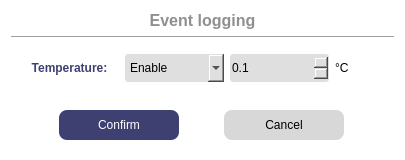
<?xml version="1.0" encoding="UTF-8"?>
<ui version="4.0">
 <class>WEventLoggingTemperature</class>
 <widget class="QDialog" name="WEventLoggingTemperature">
  <property name="geometry">
   <rect>
    <x>0</x>
    <y>0</y>
    <width>405</width>
    <height>160</height>
   </rect>
  </property>
  <property name="windowTitle">
   <string>Log data period configuration</string>
  </property>
  <property name="styleSheet">
   <string notr="true">#WEventLoggingTemperature {
 background-color:white;
 border-radius: 5px;
}
#label{
 color: #3E4072;
 font-weight: 800;
}
#buttonBox{
 background-color: #3E4072;
}
#label_Title{
 color: #8F8F8F;
 font-weight: 600;
}
QComboBox, 
QSpinBox,
QDoubleSpinBox {
 background-color:#DFDFDF;
 border-radius: 3px;
}
QComboBox{ 
 color: black;
}
#pushButton_Confirm,
#pushButton_Cancel {
 border: none;
 border-radius: 8px;
}
#pushButton_Confirm {
 color: white;
 background-color: #3E4072;
}
#pushButton_Confirm:hover {
 color: white;
 background-color: #595D89;
}
#pushButton_Cancel {
 background-color: #D8D8D8;
}
#pushButton_Cancel:hover {
 background-color: #ACACAC;
}</string>
  </property>
  <layout class="QVBoxLayout" name="verticalLayout">
   <item>
    <widget class="QLabel" name="label_Title">
     <property name="font">
      <font>
       <pointsize>12</pointsize>
       <fontweight>DemiBold</fontweight>
      </font>
     </property>
     <property name="text">
      <string>Event logging</string>
     </property>
     <property name="alignment">
      <set>Qt::AlignCenter</set>
     </property>
    </widget>
   </item>
   <item>
    <widget class="Line" name="line">
     <property name="orientation">
      <enum>Qt::Horizontal</enum>
     </property>
    </widget>
   </item>
   <item>
    <widget class="QWidget" name="widget" native="true">
     <layout class="QGridLayout" name="gridLayout">
      <item row="0" column="1">
       <widget class="QComboBox" name="comboBox">
        <property name="minimumSize">
         <size>
          <width>0</width>
          <height>28</height>
         </size>
        </property>
        <item>
         <property name="text">
          <string>Enable</string>
         </property>
        </item>
        <item>
         <property name="text">
          <string>Disable</string>
         </property>
        </item>
       </widget>
      </item>
      <item row="0" column="2">
       <widget class="QDoubleSpinBox" name="spinBox">
        <property name="minimumSize">
         <size>
          <width>0</width>
          <height>28</height>
         </size>
        </property>
        <property name="decimals">
         <number>1</number>
        </property>
        <property name="minimum">
         <double>0.100000000000000</double>
        </property>
        <property name="maximum">
         <double>50.000000000000000</double>
        </property>
       </widget>
      </item>
      <item row="0" column="0">
       <widget class="QLabel" name="label">
        <property name="text">
         <string>Temperature:</string>
        </property>
        <property name="alignment">
         <set>Qt::AlignCenter</set>
        </property>
       </widget>
      </item>
      <item row="0" column="3">
       <widget class="QLabel" name="label_2">
        <property name="maximumSize">
         <size>
          <width>50</width>
          <height>16777215</height>
         </size>
        </property>
        <property name="text">
         <string>°C</string>
        </property>
       </widget>
      </item>
     </layout>
    </widget>
   </item>
   <item>
    <spacer name="verticalSpacer">
     <property name="orientation">
      <enum>Qt::Vertical</enum>
     </property>
     <property name="sizeHint" stdset="0">
      <size>
       <width>20</width>
       <height>40</height>
      </size>
     </property>
    </spacer>
   </item>
   <item>
    <widget class="QWidget" name="widget_3" native="true">
     <layout class="QHBoxLayout" name="horizontalLayout">
      <item>
       <widget class="QPushButton" name="pushButton_Confirm">
        <property name="minimumSize">
         <size>
          <width>0</width>
          <height>30</height>
         </size>
        </property>
        <property name="maximumSize">
         <size>
          <width>120</width>
          <height>16777215</height>
         </size>
        </property>
        <property name="text">
         <string>Confirm</string>
        </property>
       </widget>
      </item>
      <item>
       <widget class="QPushButton" name="pushButton_Cancel">
        <property name="minimumSize">
         <size>
          <width>120</width>
          <height>30</height>
         </size>
        </property>
        <property name="maximumSize">
         <size>
          <width>120</width>
          <height>16777215</height>
         </size>
        </property>
        <property name="text">
         <string>Cancel</string>
        </property>
       </widget>
      </item>
     </layout>
    </widget>
   </item>
  </layout>
 </widget>
 <resources/>
 <connections>
  <connection>
   <sender>pushButton_Confirm</sender>
   <signal>clicked()</signal>
   <receiver>WEventLoggingTemperature</receiver>
   <slot>accept()</slot>
   <hints>
    <hint type="sourcelabel">
     <x>158</x>
     <y>143</y>
    </hint>
    <hint type="destinationlabel">
     <x>89</x>
     <y>312</y>
    </hint>
   </hints>
  </connection>
  <connection>
   <sender>pushButton_Cancel</sender>
   <signal>clicked()</signal>
   <receiver>WEventLoggingTemperature</receiver>
   <slot>reject()</slot>
   <hints>
    <hint type="sourcelabel">
     <x>313</x>
     <y>148</y>
    </hint>
    <hint type="destinationlabel">
     <x>312</x>
     <y>275</y>
    </hint>
   </hints>
  </connection>
 </connections>
</ui>
